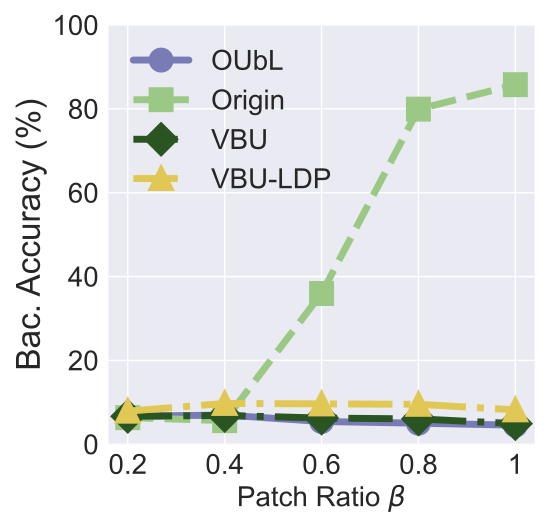

Here is the Python script that generated this plot:


import numpy as np
import matplotlib.pyplot as plt

epsilon = 3
beta = 1 / epsilon


x=[1, 2, 3, 4, 5]
# validation_for_plt =[97,95.8600, 94.9400, 93.5400, 93.2400]
# attack_for_plt=[0, 0.3524, 0, 0.1762, 0.1762]
# basic_for_plt=[99.8, 99.8, 99.8, 99.8, 99.8]

labels = ['0.2', '0.4', '0.6', '0.8', '1']
# unl_org = [97.77, 97.55, 97.35, 97.29, 97.21, 97.21]

# unl_hess_r = [96.6, 96.66, 96.04, 95.94, 95.85, 97.21]
OUL = [0.0666, 0.0697, 0.0543, 0.0502, 0.045543]

org_acc = [0.0635, 0.0563, 0.3596, 0.7992, 0.8576]

vbu_acc = [0.0666, 0.0687, 0.0625, 0.0604, 0.0492]
# unl_ss_wo = [94.32, 94.53, 94.78, 93.38, 94.04, 97.21]
vbu_ldp_acc = [0.0789, 0.0973, 0.0963, 0.0953, 0.0820]

for i in range(len(OUL)):
    OUL[i] = OUL[i]*100
    org_acc[i] = org_acc[i]*100
    vbu_acc[i] = vbu_acc[i]*100
    vbu_ldp_acc[i] = vbu_ldp_acc[i]*100

plt.style.use('seaborn')
plt.figure(figsize=(5.5, 5.3))
l_w=5
m_s=15
marker_s = 3
markevery=1
#plt.figure(figsize=(8, 5.3))
#plt.plot(x, unl_fr, color='blue', marker='^', label='Retrain',linewidth=l_w, markersize=m_s)
plt.plot(x, OUL, linestyle='-', color='#797BB7', marker='o', fillstyle='full', markevery=markevery,
         label='OUbL', linewidth=l_w, markersize=m_s, markeredgewidth=marker_s)

#plt.plot(x, unl_ss_w, color='g',  marker='*',  label='PriMU$_{w}$',linewidth=l_w, markersize=m_s)
plt.plot(x, org_acc, linestyle='--', color='#9BC985',  marker='s', fillstyle='full', markevery=markevery,
         label='Origin',linewidth=l_w, markersize=m_s, markeredgewidth=marker_s)



plt.plot(x, vbu_acc, linestyle='-.', color='#2A5522',  marker='D', fillstyle='full', markevery=markevery,
         label='VBU',linewidth=l_w, markersize=m_s, markeredgewidth=marker_s)

plt.plot(x, vbu_ldp_acc, linestyle='-.', color='#E1C855',  marker='^', fillstyle='full', markevery=markevery,
         label='VBU-LDP',linewidth=l_w, markersize=m_s, markeredgewidth=marker_s)


# plt.grid()
leg = plt.legend(fancybox=True, shadow=True)
# plt.xlabel('Malicious Client Ratio (%)' ,fontsize=16)
plt.ylabel('Bac. Accuracy (%)' ,fontsize=24)
my_y_ticks = np.arange(0., 101, 20)
plt.yticks(my_y_ticks,fontsize=20)
plt.xlabel('Patch Ratio $\\beta$',fontsize=20)

plt.xticks(x, labels, fontsize=20)
# plt.title('CIFAR10 IID')

# plt.annotate(r"1e0", xy=(0.1, 1.01), xycoords='axes fraction', xytext=(-10, 10), textcoords='offset points', ha='right', va='center', fontsize=15)


# plt.title('(c) Utility Preservation', fontsize=24)
plt.legend(loc='best',fontsize=20)
plt.tight_layout()
#plt.title("MNIST")
plt.rcParams['figure.figsize'] = (2.0, 1)
plt.rcParams['image.interpolation'] = 'nearest'
plt.rcParams['figure.subplot.left'] = 0.11
plt.rcParams['figure.subplot.bottom'] = 0.08
plt.rcParams['figure.subplot.right'] = 0.977
plt.rcParams['figure.subplot.top'] = 0.969
plt.savefig('CelebA_back_acc_unl_sim.pdf', format='pdf', dpi=200)
plt.show()
